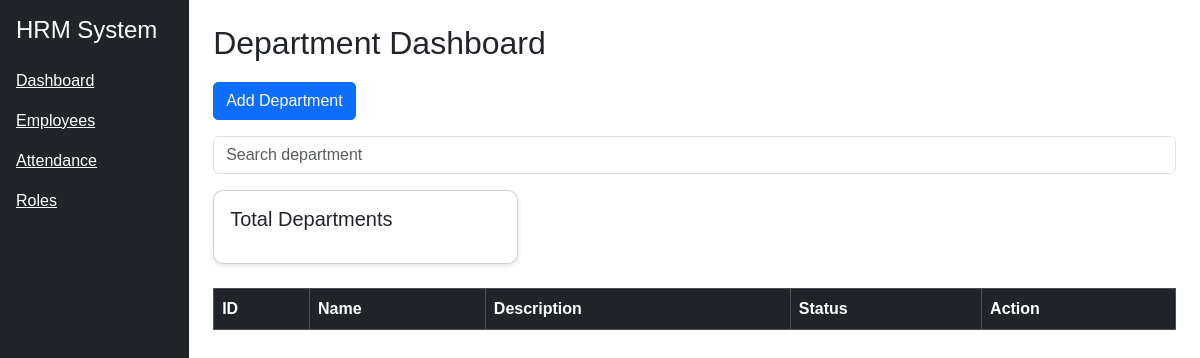
Before: / with the older database file.
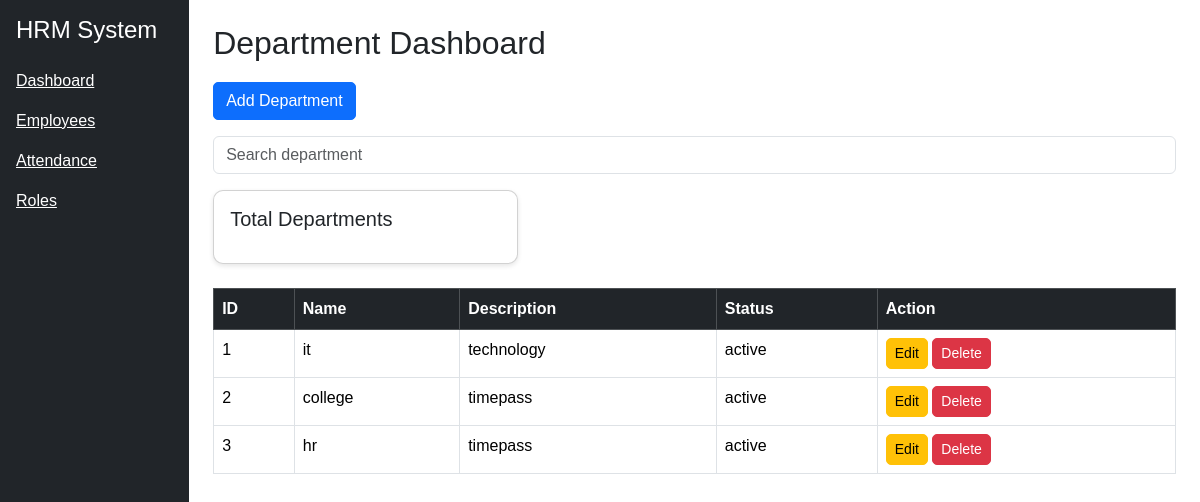
After: the same page with the newer database file.
### models.py (models this page shows)
class Department(db.Model):
    dept_id = db.Column(db.Integer, primary_key=True)
    dept_name = db.Column(db.String(100))
    description = db.Column(db.String(300))
    status = db.Column(db.String(50), default='active')

### routes/department_routes.py (the view)
@department_bp.route('/')
def index():
    departments = Department.query.filter_by(status="active").all()
    return render_template("index.html", departments=departments)

### templates/index.html (shortened to what this page needs)
{% extends "base.html" %}
{% block content %}
<h2>Department Dashboard</h2>
<a href="/add" class="btn btn-primary mb-3">Add Department</a>
<form method="GET" action="/" class="mb-3">
<input type="text" name="search" class="form-control" placeholder="Search department">
</form>
<div class="row mb-4">
<div class="col-md-4">
<div class="card p-3">
<h5>Total Departments</h5>
</div>
</div>
</div>
<table class="table table-bordered">
<thead class="table-dark">
<tr>
<th>ID</th>
<th>Name</th>
<th>Description</th>
<th>Status</th>
<th>Action</th>
</tr>
</thead>
<tbody>
{% for dept in departments %}
<tr>
<td>{{ dept.dept_id }}</td>
<td>{{ dept.dept_name }}</td>
<td>{{ dept.description }}</td>
<td>{{ dept.status }}</td>
<td>
<a href="/edit/{{ dept.dept_id }}" class="btn btn-warning btn-sm">
Edit
</a>
<a href="/delete/{{ dept.dept_id }}"
class="btn btn-danger btn-sm"
onclick="return confirm('Delete this department?')">
Delete
</a>
</td>
</tr>
{% endfor %}
</tbody>
</table>
{% endblock %}

### templates/base.html (shortened to what this page needs)
<!DOCTYPE html>
<html>
<head>
<link href="https://cdn.jsdelivr.net/npm/bootstrap@5.3.2/dist/css/bootstrap.min.css" rel="stylesheet">
</head>
<link rel="stylesheet" href="{{ url_for('static', filename='style.css') }}">
<body>
<div class="d-flex">
<div class="bg-dark text-white p-3" style="width:220px; height:100vh;">
<h4 class="mb-4">HRM System</h4>
<a href="/" class="text-white d-block mb-3">Dashboard</a>
<a href="/employees" class="text-white d-block mb-3">Employees</a>
<a href="/attendance" class="text-white d-block mb-3">Attendance</a>
<a href="/roles" class="text-white d-block mb-3">Roles</a>
</div>
<div class="p-4 w-100">
{% block content %}
{% endblock %}
</div>
</div>
</body>
</html>

### static/style.css (style rules this page uses)
body { font-family: Arial, sans-serif; }
.card { border-radius: 10px; box-shadow: 0 2px 5px rgba(0,0,0,0.1); }
.table { background: white; }
.btn { border-radius: 5px; }
h2 { margin-bottom: 20px; }

Changed rows visible on the page:
added Department: dept_id "1", dept_name "it", description "technology", status "active"
added Department: dept_id "2", dept_name "college", description "timepass", status "active"
added Department: dept_id "3", dept_name "hr", description "timepass", status "active"
